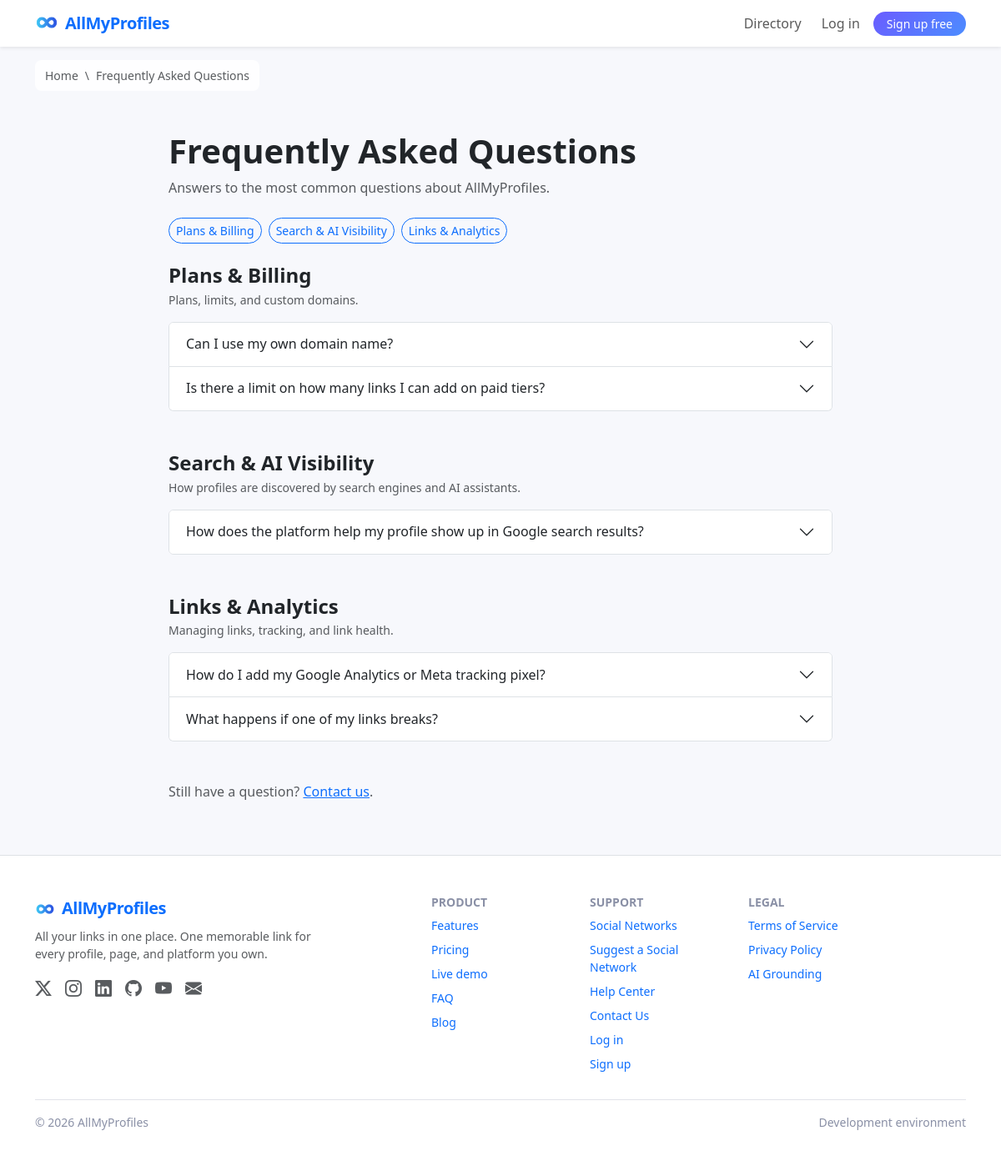
Page /faq on the committed database.
### models.py (models this page shows, shortened)
class FaqCategory(db.Model):
    __tablename__ = 'faq_categories'
    id = db.Column(db.Integer, primary_key=True)
    name = db.Column(db.String(80), nullable=False, unique=True)
    slug = db.Column(db.String(100), nullable=False, unique=True, index=True)
    description = db.Column(db.String(250), nullable=True)
    sort_order = db.Column(db.Integer, nullable=False, default=0,
                           server_default='0')
    is_active = db.Column(db.Boolean, nullable=False, default=True,
                          server_default='1')
    created_at = db.Column(db.DateTime, default=lambda: datetime.now(),
                           nullable=False)
    faqs = db.relationship('Faq', back_populates='category',
                           order_by='Faq.sort_order, Faq.id')
    @classmethod
    def ordered(cls, active_only=False):
        q = cls.query
        if active_only:
            q = q.filter_by(is_active=True)
        return q.order_by(cls.sort_order, cls.name).all()

class Faq(db.Model):
    __tablename__ = 'faqs'
    id = db.Column(db.Integer, primary_key=True)
    question = db.Column(db.String(FAQ_QUESTION_MAX), nullable=False)
    answer = db.Column(db.Text, nullable=False)
    category_id = db.Column(db.Integer,
                            db.ForeignKey('faq_categories.id',
                                          ondelete='SET NULL'),
                            nullable=True, index=True)
    sort_order = db.Column(db.Integer, nullable=False, default=0,
                           server_default='0')
    is_published = db.Column(db.Boolean, nullable=False, default=True,
                             server_default='1')
    created_at = db.Column(db.DateTime, default=lambda: datetime.now(),
                           nullable=False)
    updated_at = db.Column(db.DateTime, nullable=True)
    category = db.relationship('FaqCategory', back_populates='faqs')
    content_sections = db.relationship(
        'ContentSection', secondary=faq_sections,
        backref=db.backref('faqs', lazy='select'))
    @classmethod
    def public_query(cls):
        return (cls.query.outerjoin(FaqCategory)
                .filter(cls.is_published.is_(True),
                        db.or_(cls.category_id.is_(None),
                               FaqCategory.is_active.is_(True))))
    @classmethod
    def grouped_for_page(cls):
        faqs = cls.public_query().order_by(cls.sort_order, cls.id).all()
        buckets = {}
        for faq in faqs:
            buckets.setdefault(faq.category_id, []).append(faq)
        groups = [(c, buckets[c.id])
                  for c in FaqCategory.ordered(active_only=True)
                  if c.id in buckets]
        if None in buckets:
            groups.append((None, buckets[None]))
        return groups
    def rendered_answer(self):
        text = self.answer or ''
        if '{' in text:
            text = (text
                    .replace('{free_max}',
                             str(Setting.get_int('free_tier_max_links', 3)))
                    .replace('{expanded_max}',
                             str(Setting.get_int('expanded_tier_max_links',
                                                 10))))
        return text
    @staticmethod
    def jsonld(faqs):
        if not faqs:
            return None
        return {
            '@context': 'https://schema.org',
            '@type': 'FAQPage',
            'mainEntity': [{
                '@type': 'Question',
                'name': f.question,
                'acceptedAnswer': {'@type': 'Answer',
                                   'text': f.rendered_answer()},
            } for f in faqs],
        }

class Setting(db.Model):
    __tablename__ = 'settings'
    DEFAULT_SETTINGS = DEFAULT_SETTINGS
    key = db.Column(db.String(64), primary_key=True)
    value = db.Column(db.String(500), nullable=False, default='')
    @classmethod
    def get(cls, key, fallback=None):
        row = db.session.get(cls, key)
        if row is not None:
            return row.value
        return DEFAULT_SETTINGS.get(key, fallback)
    @classmethod
    def get_int(cls, key, fallback=0):
        try:
            return int(cls.get(key, str(fallback)))
        except (TypeError, ValueError):
            return fallback

### app.py (the view)
    @app.route('/faq')
    def faq_page():
        groups = Faq.grouped_for_page()
        all_faqs = [f for _, items in groups for f in items]
        return render_template('faq.html', groups=groups,
                               jsonld=Faq.jsonld(all_faqs))

### app.py (called while the page is built)
def _is_impersonating():
    return IMPERSONATION_KEY in session

### templates/faq.html (shortened to what this page needs)
{% extends 'base.html' %}
{% from '_faq.html' import faq_accordion, faq_jsonld %}
{% block breadcrumb_title %}Frequently Asked Questions{% endblock %}
{% block content %}
<div class="container py-5" style="max-width: 820px;">
  <h1 class="fw-bold mb-2">Frequently Asked Questions</h1>
  <p class="text-muted mb-4">Answers to the most common questions about AllMyProfiles.</p>
  {% if not groups %}
  <p class="text-muted">No questions have been published yet. Please check back soon or
    <a href="{{ url_for('contact') }}">contact us</a>.</p>
  {% else %}
  {% if groups|length > 1 %}
  <nav class="mb-4 d-flex flex-wrap gap-2" aria-label="FAQ categories">
    {% for cat, items in groups %}
    <a class="btn btn-sm btn-outline-primary rounded-pill"
       href="#{{ cat.slug if cat else 'general' }}">{{ cat.name if cat else 'General' }}</a>
    {% endfor %}
  </nav>
  {% endif %}
  {% for cat, items in groups %}
  <section class="mb-5" id="{{ cat.slug if cat else 'general' }}">
    <h2 class="h4 fw-bold mb-1">{{ cat.name if cat else 'General' }}</h2>
    {% if cat and cat.description %}<p class="text-muted small mb-3">{{ cat.description }}</p>{% endif %}
    {{ faq_accordion(items, 'faqCat' ~ (cat.id if cat else 0)) }}
  </section>
  {% endfor %}
  {% endif %}
  <p class="text-muted">Still have a question? <a href="{{ url_for('contact') }}">Contact us</a>.</p>
</div>
{% endblock %}

### templates/base.html (shortened to what this page needs)
<!DOCTYPE html>
<html lang="en">
<head>
  <link rel="stylesheet" href="https://cdn.jsdelivr.net/npm/bootstrap@5.3.3/dist/css/bootstrap.min.css">
  <link rel="stylesheet" href="https://cdn.jsdelivr.net/npm/bootstrap-icons@1.11.3/font/bootstrap-icons.min.css">
</head>
<body class="d-flex flex-column min-vh-100">
  <nav class="navbar navbar-expand-lg bg-white shadow-sm">
    <div class="container">
      <a class="navbar-brand text-primary" href="{{ url_for('home') }}">
        <img src="{{ url_for('static', filename='images/favicon-96x96.png') }}" alt="" width="28" height="28" class="me-2 align-text-bottom rounded">AllMyProfiles
      </a>
      <div class="collapse navbar-collapse" id="navbarNav">
        <ul class="navbar-nav ms-auto align-items-lg-center gap-lg-2">
          {% if current_user.is_authenticated %}
            <li class="nav-item">
              <a class="nav-link" href="{{ (profile_url(current_user) or '#') }}">
                <i class="bi bi-person-circle me-1"></i>My public page
              </a>
            </li>
            <li class="nav-item">
              <a class="nav-link fw-semibold" href="{{ url_for('dashboard') }}">Dashboard</a>
            </li>
            <li class="nav-item">
              <a class="nav-link" href="{{ url_for('directory') }}">Directory</a>
            </li>
            <li class="nav-item">
              <a class="nav-link position-relative" href="{{ url_for('inbox') }}">
                <i class="bi bi-envelope me-1"></i>Inbox
                {% if unread_count %}
                  <span class="badge rounded-pill bg-danger">{{ unread_count }}</span>
                {% endif %}
              </a>
            </li>
            {% if current_user.is_admin and not is_impersonating() %}
            <li class="nav-item">
              <a class="nav-link text-danger fw-semibold" href="{{ url_for('admin_dashboard') }}">
                <i class="bi bi-shield-lock me-1"></i>Admin
              </a>
            </li>
            {% endif %}
            <li class="nav-item">
              <a class="btn btn-outline-primary btn-sm rounded-pill px-3" href="{{ url_for('logout') }}">Log out</a>
            </li>
          {% else %}
            <li class="nav-item"><a class="nav-link" href="{{ url_for('directory') }}">Directory</a></li>
            <li class="nav-item"><a class="nav-link" href="{{ url_for('login') }}">Log in</a></li>
            <li class="nav-item"><a class="btn btn-primary btn-sm rounded-pill px-3" href="{{ url_for('register') }}">Sign up free</a></li>
          {% endif %}
        </ul>
      </div>
    </div>
  </nav>
  <main class="flex-grow-1">
    <nav class="container pt-3" aria-label="Breadcrumb">
      <ol class="site-breadcrumb list-unstyled d-flex flex-wrap align-items-center gap-2 mb-0 small text-muted">
        <li><a href="{{ url_for('home') }}">Home</a></li>
        {% block breadcrumb_parents %}<li aria-hidden="true">\</li>{% endblock %}
        <li aria-current="page">{% block breadcrumb_title %}{{ self.title() | striptags | replace(' — AllMyProfiles', '') | replace(' — All My Profiles', '') | replace(' — Admin', '') }}{% endblock %}</li>
      </ol>
    </nav>
    {% block content %}{% endblock %}
  </main>
  <footer class="py-5 bg-white border-top">
    <div class="container">
      <div class="row gy-4">
        <div class="col-lg-4">
          <span class="navbar-brand fw-bold text-primary fs-5">
            <img src="{{ url_for('static', filename='images/favicon-96x96.png') }}" alt="" width="24" height="24" class="me-2 align-text-bottom rounded">AllMyProfiles
          </span>
          <p class="small text-muted mt-2 mb-0">{{ site_tagline }} One memorable link for every profile, page, and platform you own.</p>
          <div class="mt-3 fs-5 d-flex gap-3">
            <a href="https://x.com/allmyprofiles" class="text-muted" aria-label="X / Twitter" alt="X / Twitter" rel="noopener" target="_blank"><i class="bi bi-twitter-x"></i></a>
            <a href="https://instagram.com/allmyprofiles" class="text-muted" aria-label="Instagram" alt="Instagram" rel="noopener" target="_blank"><i class="bi bi-instagram"></i></a>
            <a href="https://linkedin.com/company/allmyprofiles" class="text-muted" aria-label="LinkedIn" alt="LinkedIn" rel="noopener" target="_blank"><i class="bi bi-linkedin"></i></a>
            <a href="https://github.com/allmyprofiles" class="text-muted" aria-label="GitHub" alt="GitHub" rel="noopener" target="_blank"><i class="bi bi-github"></i></a>
            <a href="https://youtube.com/@allmyprofiles" class="text-muted" aria-label="YouTube" alt="YouTube" rel="noopener" target="_blank"><i class="bi bi-youtube"></i></a>
            <a href="mailto:support@allmyprofiles.com?subject=Support%20Request-Home%Page" class="text-muted" aria-label="Email" alt="Email"><i class="bi bi-envelope-fill"></i></a>
          </div>
        </div>
        <div class="col-6 col-lg-2 offset-lg-1">
          <h6 class="fw-bold small text-uppercase">Product</h6>
          <ul class="list-unstyled small">
            <li class="mb-2"><a class="text-decoration-none" href="{{ url_for('home') }}#features">Features</a></li>
            <li class="mb-2"><a class="text-decoration-none" href="{{ url_for('home') }}#pricing">Pricing</a></li>
            <li class="mb-2"><a class="text-decoration-none" href="{{ url_for('home') }}#demo">Live demo</a></li>
            <li class="mb-2"><a class="text-decoration-none" href="{{ url_for('faq_page') }}">FAQ</a></li>
            <li class="mb-2"><a class="text-decoration-none" href="#">Blog</a></li>
          </ul>
        </div>
        <div class="col-6 col-lg-2">
          <h6 class="fw-bold small text-uppercase">Support</h6>
          <ul class="list-unstyled small">
            <li class="mb-2"><a class="text-decoration-none" href="{{ url_for('directory') }}">Social Networks</a></li>
            <li class="mb-2"><a class="text-decoration-none" href="{{ url_for('suggest') }}">Suggest a Social Network</a></li>
            <li class="mb-2"><a class="text-decoration-none" href="{{ url_for('help_center') }}">Help Center</a></li>
            <li class="mb-2"><a class="text-decoration-none" href="{{ url_for('contact') }}">Contact Us</a></li>
            <li class="mb-2"><a class="text-decoration-none" href="{{ url_for('login') }}">Log in</a></li>
            <li class="mb-2"><a class="text-decoration-none" href="{{ url_for('register') }}">Sign up</a></li>
          </ul>
        </div>
        <div class="col-6 col-lg-2">
          <h6 class="fw-bold small text-uppercase">Legal</h6>
          <ul class="list-unstyled small">
            <li class="mb-2"><a class="text-decoration-none" href="{{ url_for('terms') }}">Terms of Service</a></li>
            <li class="mb-2"><a class="text-decoration-none" href="{{ url_for('privacy') }}">Privacy Policy</a></li>
            <li class="mb-2"><a class="text-decoration-none" href="{{ url_for('ai_grounding') }}">AI Grounding</a></li>
          </ul>
        </div>
      </div>
      <hr>
      <div class="d-flex flex-wrap justify-content-between align-items-center">
        <span class="small">&copy; {{ current_year }} AllMyProfiles</span>
        <span class="small">{{ APP_ENV|capitalize }} environment</span>
      </div>
    </div>
  </footer>
</body>
</html>

### templates/_faq.html (shortened to what this page needs)
{% macro faq_accordion(faqs, accordion_id='faqAccordion') %}
<div class="accordion" id="{{ accordion_id }}">
  {% for f in faqs %}
  <div class="accordion-item" id="faq-{{ f.id }}">
    <h3 class="accordion-header">
      <button class="accordion-button collapsed" type="button" data-bs-toggle="collapse"
              data-bs-target="#{{ accordion_id }}-{{ f.id }}" aria-expanded="false"
              aria-controls="{{ accordion_id }}-{{ f.id }}">{{ f.question }}</button>
    </h3>
  </div>
  {% endfor %}
</div>
{% endmacro %}

### templates/base.html (style rules this page uses)
body { background-color: #f7f8fc; }
.navbar-brand { font-weight: 700; letter-spacing: -0.5px; }
.btn-primary { background: linear-gradient(135deg, #6a5cff, #4c8dff); border: none; }
footer { color: #8a90a6; }
.site-breadcrumb a { color: inherit; text-decoration: none; }
.site-breadcrumb { width: fit-content; padding: .5rem .75rem; border-radius: .5rem; background-color: rgba(255, 255, 255, .92); }

### rows in the picture
FaqCategory: name "Plans & Billing", description "Plans, limits, and custom domains."
FaqCategory: name "Search & AI Visibility", description "How profiles are discovered by search engines and AI assistants."
FaqCategory: name "Links & Analytics", description "Managing links, tracking, and link health."
Faq: question "Can I use my own domain name?"
Faq: question "Is there a limit on how many links I can add on paid tiers?"
Faq: question "How does the platform help my profile show up in Google search results?"
Faq: question "How do I add my Google Analytics or Meta tracking pixel?"
Faq: question "What happens if one of my links breaks?"
Setting: value "All your links in one place."

### other values in the picture
{{ APP_ENV|capitalize }} "Development"
